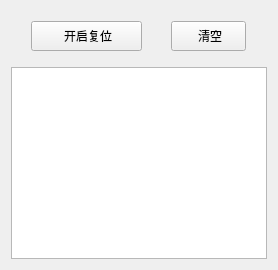
       <widget class="QWidget" name="tab_Reset">
        <attribute name="title">
         <string>复位</string>
        </attribute>
        <layout class="QVBoxLayout" name="verticalLayout_6">
         <item>
          <widget class="QWidget" name="widget_8" native="true">
           <property name="minimumSize">
            <size>
             <width>0</width>
             <height>50</height>
            </size>
           </property>
           <widget class="QPushButton" name="Btn_Reset">
            <property name="geometry">
             <rect>
              <x>20</x>
              <y>10</y>
              <width>111</width>
              <height>30</height>
             </rect>
            </property>
            <property name="minimumSize">
             <size>
              <width>0</width>
              <height>30</height>
             </size>
            </property>
            <property name="text">
             <string> 开启复位</string>
            </property>
           </widget>
           <widget class="QPushButton" name="Btn_Reset_Clear">
            <property name="geometry">
             <rect>
              <x>160</x>
              <y>10</y>
              <width>75</width>
              <height>30</height>
             </rect>
            </property>
            <property name="minimumSize">
             <size>
              <width>0</width>
              <height>30</height>
             </size>
            </property>
            <property name="text">
             <string> 清空</string>
            </property>
           </widget>
          </widget>
         </item>
         <item>
          <widget class="QTableView" name="tableView_Reset"/>
         </item>
        </layout>
       </widget>
